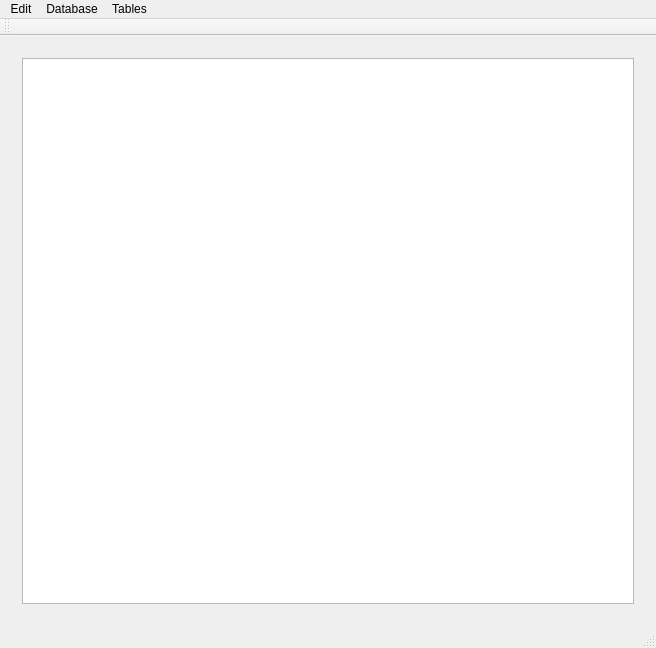
<?xml version="1.0" encoding="UTF-8"?>
<ui version="4.0">
 <class>MainWindow</class>
 <widget class="QMainWindow" name="MainWindow">
  <property name="geometry">
   <rect>
    <x>0</x>
    <y>0</y>
    <width>656</width>
    <height>648</height>
   </rect>
  </property>
  <property name="windowTitle">
   <string>MainWindow</string>
  </property>
  <widget class="QWidget" name="centralWidget">
   <layout class="QVBoxLayout" name="verticalLayout_2">
    <item>
     <widget class="QStackedWidget" name="stackedWidget">
      <property name="currentIndex">
       <number>0</number>
      </property>
      <widget class="QWidget" name="page">
       <layout class="QVBoxLayout" name="verticalLayout">
        <item>
         <widget class="QTableView" name="tablePersons"/>
        </item>
       </layout>
      </widget>
      <widget class="QWidget" name="page_2">
       <layout class="QVBoxLayout" name="verticalLayout_3">
        <item>
         <widget class="QTableView" name="tableWorkingHours"/>
        </item>
       </layout>
      </widget>
     </widget>
    </item>
   </layout>
  </widget>
  <widget class="QMenuBar" name="menuBar">
   <property name="geometry">
    <rect>
     <x>0</x>
     <y>0</y>
     <width>656</width>
     <height>22</height>
    </rect>
   </property>
   <widget class="QMenu" name="menuEdit">
    <property name="title">
     <string>Edit</string>
    </property>
    <addaction name="actionAdd_Item"/>
    <addaction name="actionAdd_Hours"/>
   </widget>
   <widget class="QMenu" name="menuDatabase">
    <property name="title">
     <string>Database</string>
    </property>
    <addaction name="actionRefresh"/>
   </widget>
   <widget class="QMenu" name="menuTables">
    <property name="title">
     <string>Tables</string>
    </property>
    <addaction name="actionTables"/>
    <addaction name="actionWorking_Hours"/>
   </widget>
   <addaction name="menuEdit"/>
   <addaction name="menuDatabase"/>
   <addaction name="menuTables"/>
  </widget>
  <widget class="QToolBar" name="mainToolBar">
   <attribute name="toolBarArea">
    <enum>TopToolBarArea</enum>
   </attribute>
   <attribute name="toolBarBreak">
    <bool>false</bool>
   </attribute>
  </widget>
  <widget class="QStatusBar" name="statusBar"/>
  <action name="actionAdd_Item">
   <property name="text">
    <string>Add Person</string>
   </property>
  </action>
  <action name="actionRefresh">
   <property name="text">
    <string>Refresh</string>
   </property>
  </action>
  <action name="actionTables">
   <property name="checkable">
    <bool>true</bool>
   </property>
   <property name="checked">
    <bool>true</bool>
   </property>
   <property name="text">
    <string>Persons</string>
   </property>
  </action>
  <action name="actionWorking_Hours">
   <property name="checkable">
    <bool>true</bool>
   </property>
   <property name="text">
    <string>Working Hours</string>
   </property>
  </action>
  <action name="actionAdd_Hours">
   <property name="text">
    <string>Add Hours</string>
   </property>
  </action>
 </widget>
 <layoutdefault spacing="6" margin="11"/>
 <resources/>
 <connections/>
</ui>
